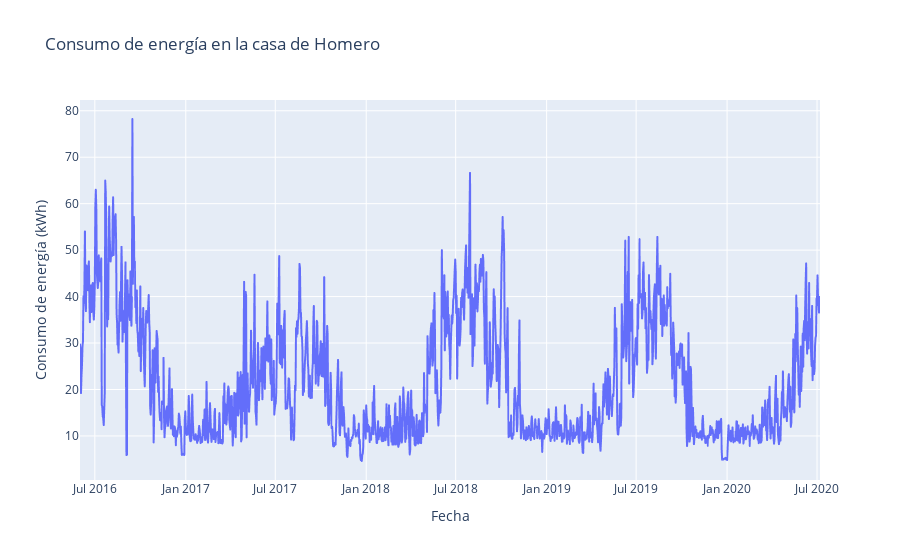

Notebook cell for this chart:
### Code cell
# Crear un gráfico de línea con plotly
fig = px.line(df, x='date', y='Energy_kWh', title='Consumo de energía en la casa de Homero', 
              labels={'Energy_kWh': 'Consumo de energía (kWh)', 'date': 'Fecha'})

# Mostrar el gráfico
fig.show()

### Figure 1 — Plotly figure (JSON) as saved in the notebook; plotly's stock layout.template omitted (floating-point values rounded to 4 significant figures; data arrays with more than 128 entries replaced by an {"elided": "..."} marker saying what was removed)
{"data": [{"hovertemplate": "Fecha=%{x}<br>Consumo de energía (kWh)=%{y}<extra></extra>", "legendgroup": "", "line": {"color": "#636efa", "dash": "solid"}, "marker": {"symbol": "circle"}, "mode": "lines", "name": "", "showlegend": false, "type": "scattergl", "x": {"elided": "1498 str values"}, "xaxis": "x", "y": {"elided": "1498 float values"}, "yaxis": "y"}], "layout": {"legend": {"tracegroupgap": 0}, "title": {"text": "Consumo de energía en la casa de Homero"}, "xaxis": {"anchor": "y", "domain": [0, 1], "title": {"text": "Fecha"}}, "yaxis": {"anchor": "x", "domain": [0, 1], "title": {"text": "Consumo de energía (kWh)"}}}}
